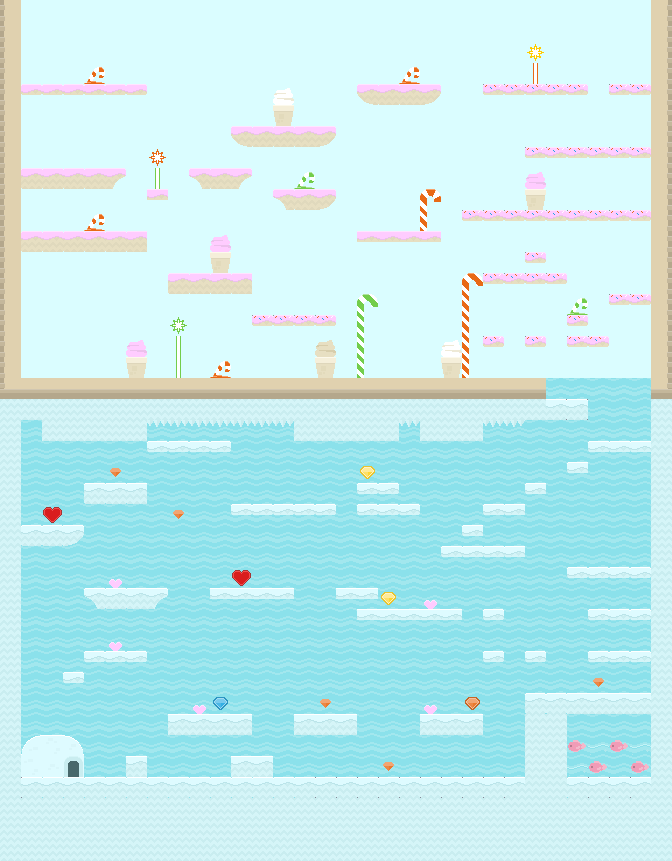

A 2D game scene composited from a Tiled map and its tileset images. What follows is a short description and the map's XML, with each tile layer's data collapsed to a summary:
An orthogonal 32x41 tile map with 21x21 px tiles, 3 tile layers (background1, background2, collision) and 25 objects.

<map version="1.0" orientation="orthogonal" renderorder="right-down" width="32" height="41" tilewidth="21" tileheight="21" nextobjectid="26">
 <tileset firstgid="1" name="spritesheet" tilewidth="21" tileheight="21" spacing="2" tilecount="900" columns="30">
  <image source="../images/spritesheet.png" width="692" height="692" />
  <tile id="19">
   <properties>
    <property name="Class" value="Player" />
   </properties>
  </tile>
  <tile id="170">
   <properties>
    <property name="Class" value="GroundEnemy" />
    <property name="sheet" value="blue-alien" />
   </properties>
  </tile>
  <tile id="234">
   <properties>
    <property name="Class" value="VerticalEnemy" />
    <property name="sheet" value="gray-alien" />
   </properties>
  </tile>
  <tile id="354">
   <properties>
    <property name="Class" value="VerticalEnemy" />
    <property name="rangeY" value="10" />
    <property name="sheet" value="bee" />
   </properties>
  </tile>
  <tile id="378">
   <properties>
    <property name="Class" value="Diamond" />
   </properties>
  </tile>
  <tile id="445">
   <properties>
    <property name="Class" value="VerticalEnemy" />
    <property name="sheet" value="ghost" />
   </properties>
  </tile>
  <tile id="475">
   <properties>
    <property name="Class" value="GroundEnemy" />
    <property name="sheet" value="bug" />
   </properties>
  </tile>
 </tileset>
 <layer name="background1" width="32" height="41">
  <properties>
   <property name="boundingBox" value="true" />
   <property name="type" value="0" />
  </properties>
  <data>[1312 cells, 1312 non-empty, 5 distinct tile ids]</data>
 </layer>
 <layer name="background2" width="32" height="41">
  <properties>
   <property name="type" value="0" />
  </properties>
  <data>[1312 cells, 53 non-empty, 7 distinct tile ids]</data>
 </layer>
 <layer name="collision" width="32" height="41">
  <properties>
   <property name="collision" value="true" />
  </properties>
  <data>[1312 cells, 651 non-empty, 57 distinct tile ids]</data>
 </layer>
 <objectgroup name="Object Layer 1">
  <object id="1" gid="20" x="41" y="83" width="21" height="21" />
  <object id="2" gid="171" x="174" y="777" width="21" height="21" />
  <object id="3" gid="171" x="280" y="315" width="21" height="21" />
  <object id="4" gid="171" x="397" y="232" width="21" height="21" />
  <object id="5" gid="171" x="253" y="587" width="21" height="21">
   <properties>
    <property name="vx" value="100" />
   </properties>
  </object>
  <object id="6" gid="476" x="351" y="587" width="21" height="21" />
  <object id="7" gid="476" x="267" y="502" width="21" height="21" />
  <object id="8" gid="476" x="216" y="166" width="21" height="21" />
  <object id="9" gid="476" x="528" y="146" width="21" height="21" />
  <object id="10" gid="476" x="489" y="272" width="21" height="21" />
  <object id="11" gid="476" x="94" y="167" width="21" height="21" />
  <object id="12" gid="476" x="86" y="543" width="21" height="21" />
  <object id="13" gid="476" x="437" y="775" width="21" height="21" />
  <object id="14" gid="476" x="313" y="775" width="21" height="21" />
  <object id="15" gid="235" x="264" y="691" width="21" height="21" />
  <object id="16" gid="235" x="179" y="611" width="21" height="21" />
  <object id="17" gid="235" x="450" y="138" width="21" height="21" />
  <object id="18" gid="235" x="225" y="87" width="21" height="21" />
  <object id="19" gid="355" x="33" y="321" width="21" height="21" />
  <object id="20" gid="355" x="362" y="180" width="21" height="21" />
  <object id="21" gid="355" x="303" y="66" width="21" height="21" />
  <object id="22" gid="355" x="429" y="505" width="21" height="21" />
  <object id="23" gid="446" x="304" y="606" width="21" height="21" />
  <object id="24" gid="446" x="612" y="400" width="21" height="21" />
  <object id="25" gid="446" x="557" y="627" width="21" height="21" />
 </objectgroup>
</map>
